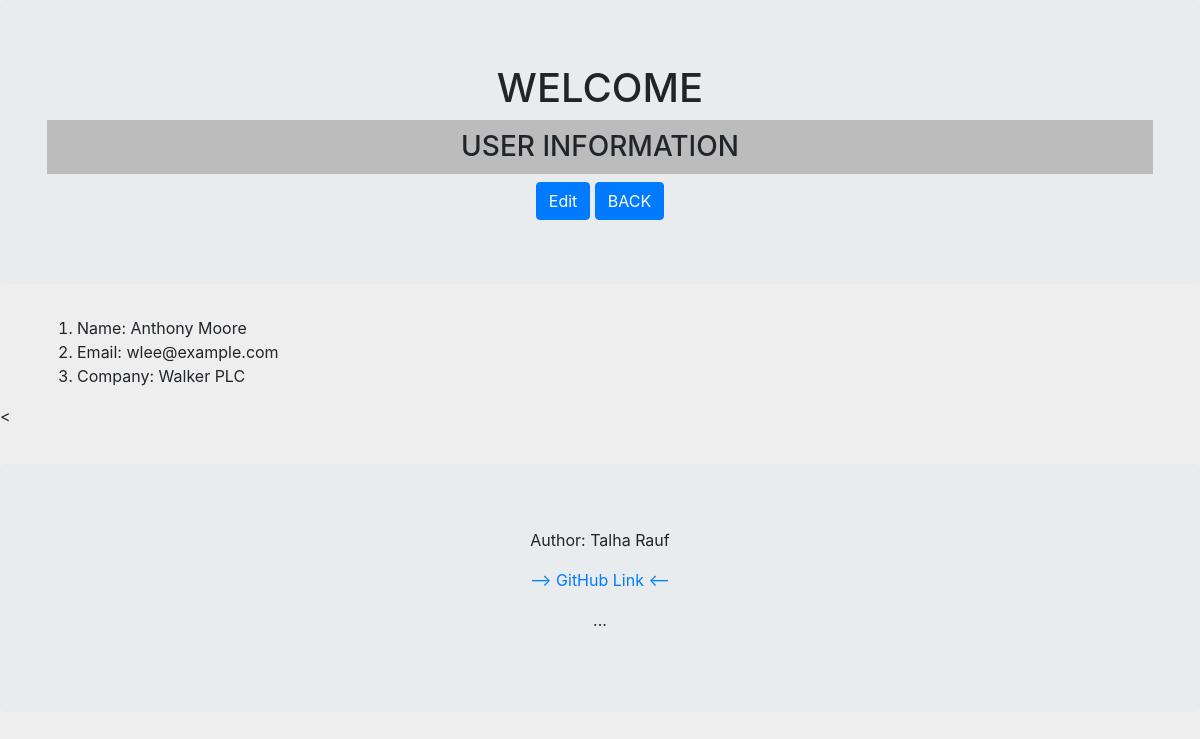
Screenshot of /users/30 with the database file from the repository.
### myApp/models.py (models this page shows, shortened)
class User(models.Model):
    first_name = models.CharField(max_length=128)
    second_name = models.CharField(max_length=128)
    email = models.EmailField(max_length=264, unique=True)
    company = models.CharField(max_length=264)

### myApp/views.py (the view)
# urls.py: path('users/<int:pk>', views.UserDetailedView.as_view(), name='user-detail'),
class UserDetailedView(DetailView):
    model = models.User
    template_name = 'per_user.html'
    context_object_name = 'user'

### myApp/templates/per_user.html
{% extends "base.html" %}
{% block content %}
<div class="jumbotron">
  <div class="container">
    <h1>WELCOME</h1>
    <h3>USER INFORMATION</h3>
  </div>
  <div class="Container container-sm text-center">
    <a href="{% url 'myApp:edit-user-detail' user.pk %}"><button type="submit" id="editBtn" class="btn btn-primary">Edit</button></a>
    <a href="{% url 'myApp:users-inventory' %}"><button type="submit" id="submitBtn" class="btn btn-primary">BACK</button></a>
  </div>
</div>
    {% if user %}
  <div class="Container container-sm">
      <ol>
          <li>Name: {{ user.first_name }} {{ user.second_name }}</li>
          <li>Email: {{ user.email }}</li>
          <li>Company: {{ user.company }}</li>
      </ol>
  </div>
    {% endif %}
<{% endblock %}

### static/css/index.css (style rules this page uses)
h1, p { text-align: center; }
body { background-color: #eeeeee; }
h3 { margin-top: 2px; padding: 10px; text-align: center; background-color: #bcbcbc; }

### rows the page displays
User: first_name "Anthony", second_name "Moore", email "wlee@example.com", company "Walker PLC"
